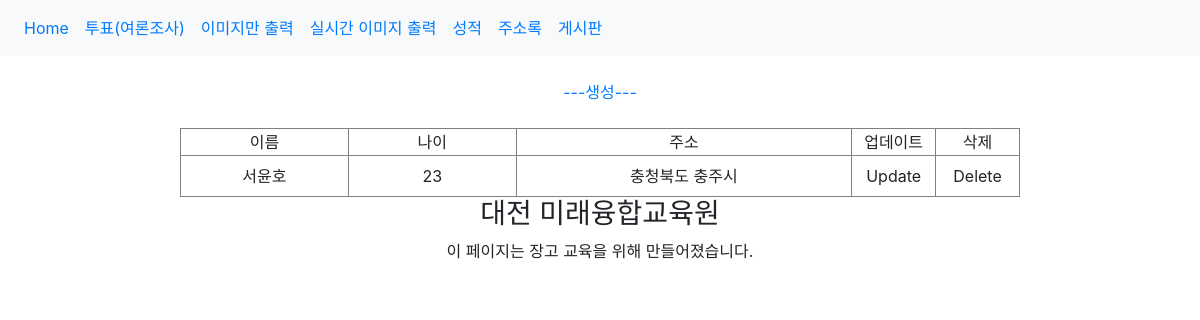
/addressbook/, run on the app's committed database.
### addressbook/models.py (models this page shows, shortened)
class Addr_Info(models.Model):
    name = models.CharField('이름', max_length=20)
    age = models.IntegerField('나이')
    addr = models.TextField('주소')
    class Meta:
        verbose_name = '개인주소'
        verbose_name_plural = '주소록'
        ordering = ['name']

### addressbook/views.py (the view)
# urls.py: path('', views.addr_info_read, name='addressbook_addr_info_read'),
def addr_info_read(request):
    addr_infos = Addr_Info.objects.all() # default manager, ORM
    context = {'addr_infos': addr_infos}
    return render(request, 'addressbook/addr_info_list.html', context)

### addressbook/templates/addressbook/addr_info_list.html
{% extends "base.html" %}
{% load static %}
{% block explain_contents %}
<div align="center">
  <a href="{% url 'addressbook:addressbook_addr_info_create' %}"> ---생성--- </a>
</div>
<br/>
<table border="1" align="center">
  <tr><td align="center">이름</td><td align="center">나이</td>
    <td align="center">주소</td><td align="center">업데이트</td>
    <td align="center">삭제</td>
  </tr>
    {% for addr_info in addr_infos %}
      <tr> {% include "addressbook/addr_info.html" %}</tr>
    {% empty %}
      <tr>
          <td colspan="5"> 아무도 없습니다. </td>
      </tr>
    {% endfor %}
</table>
{% endblock explain_contents %}

### addressbook/templates/addressbook/addr_info.html
<div align="center">
  <td width="20%" align="center">{{ addr_info.name }}</td>
  <td width="20%" align="center">{{ addr_info.age }}</td>
  <td width="40%" align="center">{{ addr_info.addr }}</td>
  <td width="10%" align="center">
    <a class="btn btn-default btn-xs" role="button"
       href="{% url 'addressbook:addressbook_addr_info_update' addr_info.pk %}">
      Update
    </a></td>
  <td width="10%" align="center">
    <a class="btn btn-default btn-xs" role="button"
       href="{% url 'addressbook:addressbook_addr_info_delete' addr_info.pk %}">
      Delete
    </a></td>
</div>

### data on the page
Addr_Info: name "서윤호", age "23", addr "충청북도 충주시"
